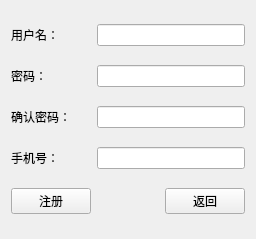
<?xml version="1.0" encoding="UTF-8"?>
<ui version="4.0">
 <class>RegisterWindow</class>
 <widget class="QWidget" name="RegisterWindow">
  <property name="geometry">
   <rect>
    <x>0</x>
    <y>0</y>
    <width>256</width>
    <height>239</height>
   </rect>
  </property>
  <property name="windowTitle">
   <string>Form</string>
  </property>
  <layout class="QGridLayout" name="gridLayout">
   <item row="0" column="0">
    <widget class="QLabel" name="label">
     <property name="text">
      <string>用户名：</string>
     </property>
    </widget>
   </item>
   <item row="4" column="0">
    <widget class="QPushButton" name="registerButton">
     <property name="text">
      <string>注册</string>
     </property>
    </widget>
   </item>
   <item row="2" column="0">
    <widget class="QLabel" name="label_3">
     <property name="text">
      <string>确认密码：</string>
     </property>
    </widget>
   </item>
   <item row="1" column="0">
    <widget class="QLabel" name="label_2">
     <property name="text">
      <string>密码：</string>
     </property>
    </widget>
   </item>
   <item row="3" column="0">
    <widget class="QLabel" name="label_4">
     <property name="text">
      <string>手机号：</string>
     </property>
    </widget>
   </item>
   <item row="4" column="2">
    <widget class="QPushButton" name="returnButton">
     <property name="text">
      <string>返回</string>
     </property>
    </widget>
   </item>
   <item row="4" column="1">
    <spacer name="horizontalSpacer">
     <property name="orientation">
      <enum>Qt::Horizontal</enum>
     </property>
     <property name="sizeHint" stdset="0">
      <size>
       <width>40</width>
       <height>20</height>
      </size>
     </property>
    </spacer>
   </item>
   <item row="0" column="1" colspan="2">
    <widget class="QLineEdit" name="usernameEdit"/>
   </item>
   <item row="1" column="1" colspan="2">
    <widget class="QLineEdit" name="passwordEdit"/>
   </item>
   <item row="2" column="1" colspan="2">
    <widget class="QLineEdit" name="confirmPasswordEdit"/>
   </item>
   <item row="3" column="1" colspan="2">
    <widget class="QLineEdit" name="phoneEdit"/>
   </item>
  </layout>
 </widget>
 <resources/>
 <connections/>
</ui>
